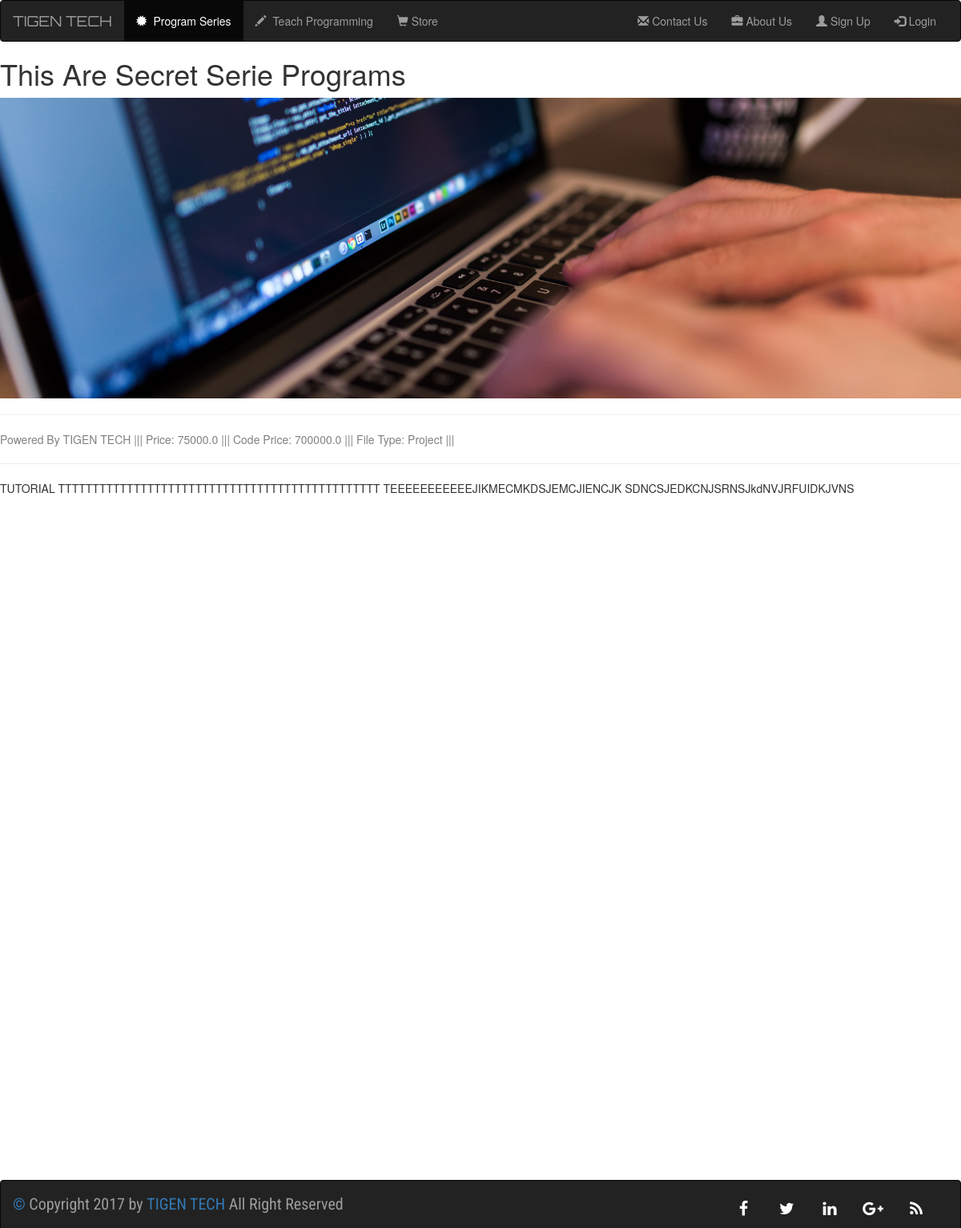
The page /programseries/1/1/ on the database its author committed.
### programseries/models.py (models this page shows, shortened)
class Program_Serie(models.Model):
    Title = models.CharField(max_length=500)
    genre = models.CharField(max_length=100)
    logo = models.FileField()
    Company = models.CharField(max_length=200)

class Program(models.Model):
    serie = models.ForeignKey(Program_Serie, on_delete=models.CASCADE)
    file_type = models.CharField(max_length=10)
    program_title = models.CharField(max_length=250)
    Logo = models.FileField()
    price = models.FloatField(max_length=100)
    codeprice = models.FloatField(max_length=200)
    text = RichTextField(max_length=1000000)

### programseries/views.py (the view)
# urls.py: url(r'^(?P<Product_id>[0-9]+)/(?P<Program_id>[0-9]+)/$',views.programdetail,name="ProgramDetail")
def programdetail(request,Product_id,Program_id):
    product=get_object_or_404(Program_Serie,pk=Product_id)
    programs=product.program_set.all()
    program=programs.get(pk=Program_id)
    context = {"product": product,'program':program}
    return render(request, 'programseries/programdetail.html', context)

### templates/programseries/programdetail.html
{% extends 'base.html' %}
{% load staticfiles %}
{% block Programseries %}active{% endblock %}
{% block body %}
    <div class="caption">
        <h1>This Are {{ product.Title }} Programs</h1>
    </div>
    <img src="{{ program.Logo.url }}" class="img-responsive">
    <div class="caption">
        <hr>
        <p style="color:gray;">Powered By {{ product.Company }} ||| Price: {{ program.price }} ||| Code Price: {{ program.codeprice }} ||| File Type: {{ program.file_type }} |||</p>
        <hr>
        {{ program.text }}
    </div>
{% endblock %}

### static/base.css (style rules this page uses)
html { position: relative; min-height: 100%; }
body { margin: 0 0 100px; }

### rows shown on the page
Program_Serie: Title "Secret Serie", Company "TIGEN TECH"
Program: Logo (picture), price "75000.0", codeprice "700000.0", file_type "Project", text "TUTORIAL TTTTTTTTTTTTTTTTTTTTTTTTTTTTTTTTTTTTTTTTTTTTTTT TEEEEEEEEEEEJIKMECMKDSJEMCJIENCJK SDNCSJEDKCNJSRNSJkdNVJRFUIDKJVNS"
